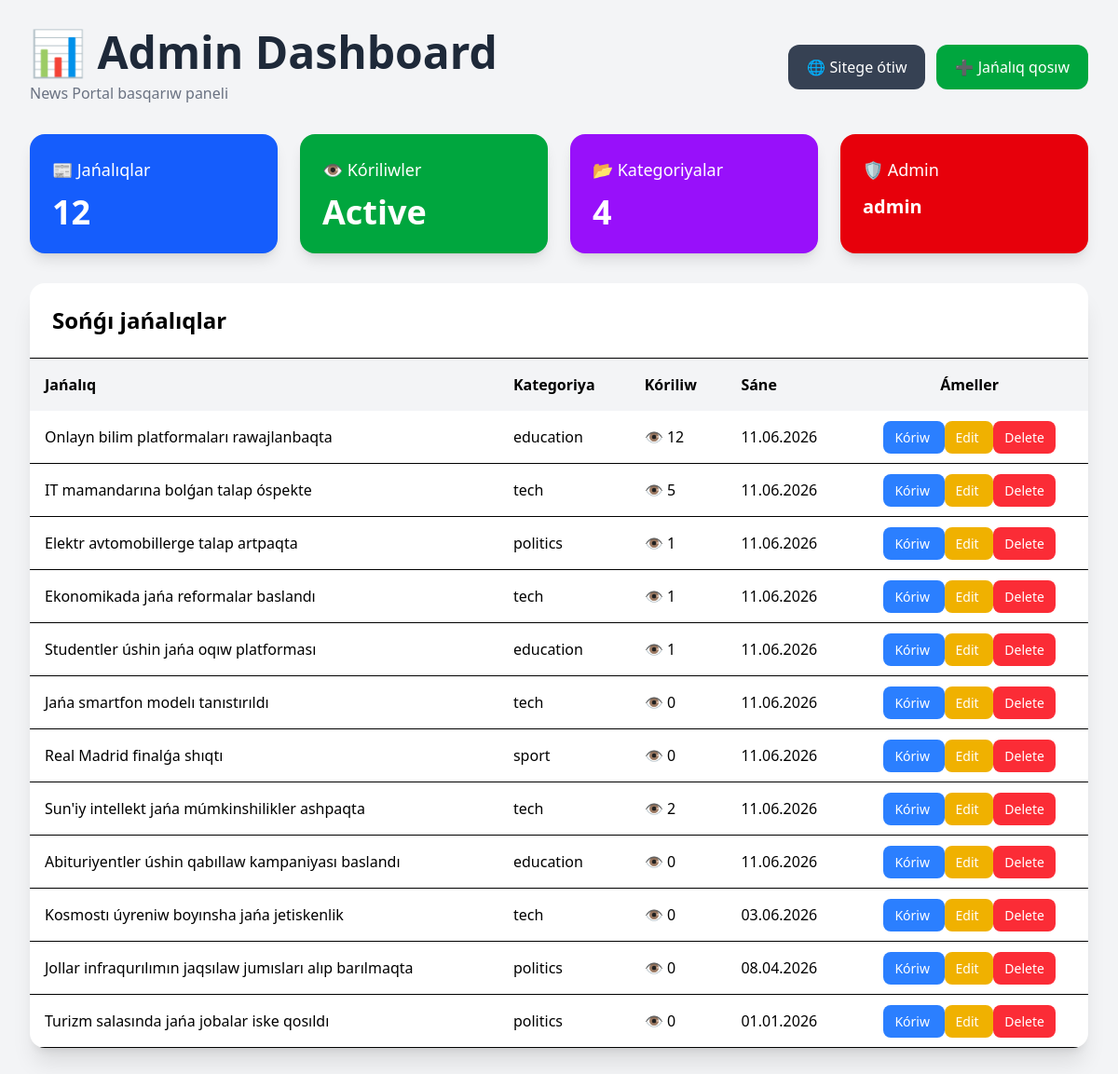
Before: /dashboard/ (signed in) with the older database file.
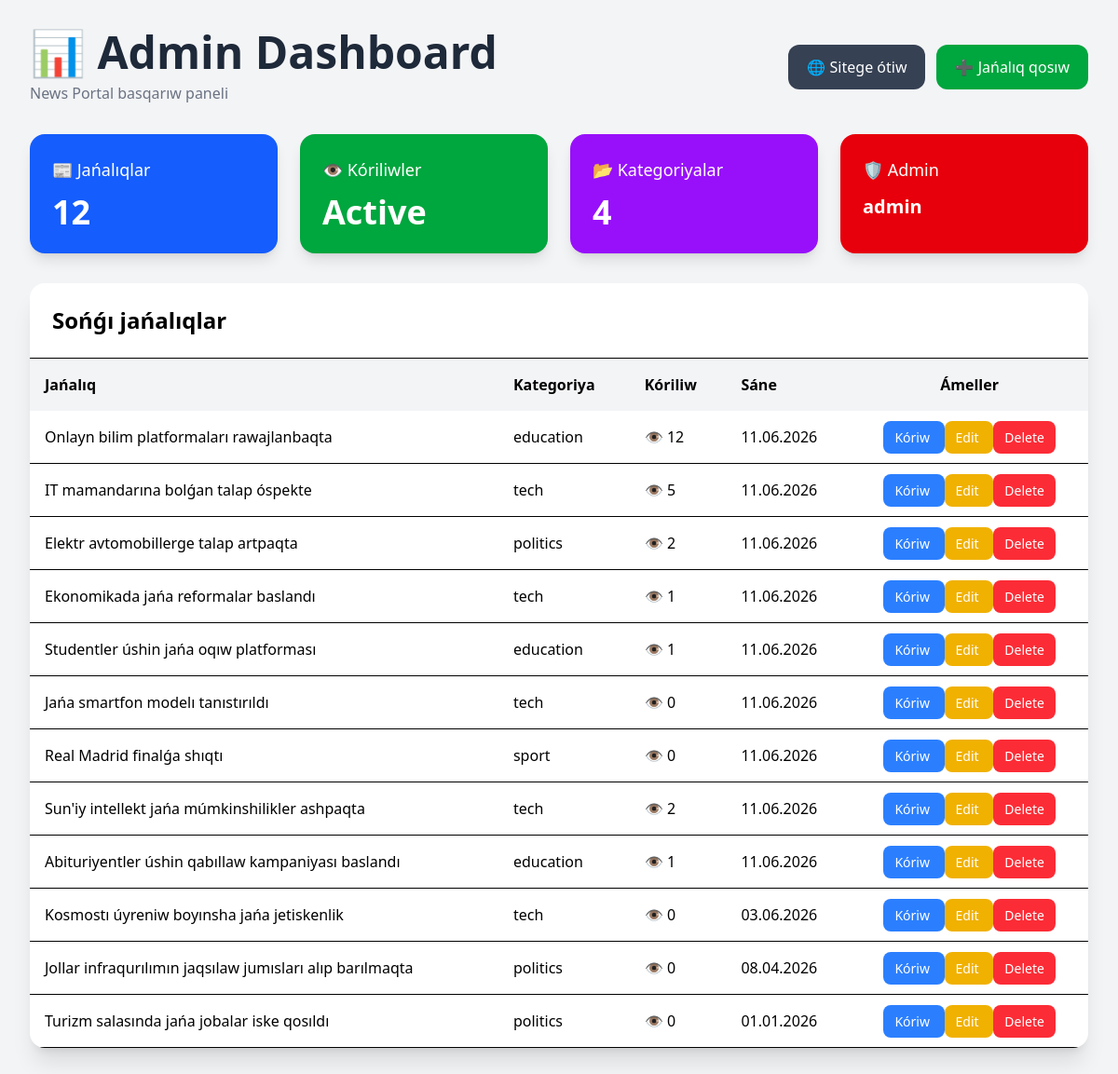
After: the same page with the newer database file.
### news/models.py (models this page shows, shortened)
class News(models.Model):
    CATEGORY_CHOICES = [
        ('sport', 'Sport'),
        ('tech', 'Texnologiya'),
        ('politics', 'Siyasat'),
        ('education', 'Bilim'),
    ]
    title = models.CharField(max_length=200)
    image = models.ImageField(
        upload_to='news/',
        null=True,
        blank=True
    )
    author = models.CharField(max_length=100, default="Admin")
    category = models.CharField(
        max_length=20,
        choices=CATEGORY_CHOICES,
        default='tech'
    )
    content = models.TextField()
    views = models.PositiveIntegerField(default=0)
    created_at = models.DateTimeField(auto_now_add=True)
    updated_at = models.DateTimeField(auto_now=True)

### news/views.py (the view)
# urls.py: path('dashboard/', views.dashboard, name='dashboard'),
@staff_member_required
def dashboard(request):
    news = News.objects.all().order_by('-created_at')
    return render(request, 'dashboard.html', {
        'news': news
    })

### news/templates/dashboard.html (shortened to what this page needs)
<!DOCTYPE html>
<html lang="en">
<head>
    <script src="https://cdn.jsdelivr.net/npm/@tailwindcss/browser@4"></script>
</head>
<body class="bg-gray-100">
<div class="max-w-7xl mx-auto p-8">
    <div class="flex justify-between items-center mb-8">
        <div>
            <h1 class="text-5xl font-bold text-gray-800">
                📊 Admin Dashboard
            </h1>
            <p class="text-gray-500 mt-2">
                News Portal basqarıw paneli
            </p>
        </div>
        <div class="flex gap-3">
            <a href="/"
               class="bg-gray-700 text-white px-5 py-3 rounded-xl hover:bg-gray-900">
                🌐 Sitege ótiw
            </a>
            <a href="{% url 'news_create' %}"
               class="bg-green-600 text-white px-5 py-3 rounded-xl hover:bg-green-700">
                ➕ Jańalıq qosıw
            </a>
        </div>
    </div>
    <div class="grid md:grid-cols-4 gap-6 mb-8">
        <div class="bg-blue-600 text-white p-6 rounded-2xl shadow-lg">
            <h3 class="text-lg">📰 Jańalıqlar</h3>
            <p class="text-4xl font-bold mt-3">
                {{ news.count }}
            </p>
        </div>
        <div class="bg-green-600 text-white p-6 rounded-2xl shadow-lg">
            <h3 class="text-lg">👁️ Kóriliwler</h3>
            <p class="text-4xl font-bold mt-3">
                Active
            </p>
        </div>
        <div class="bg-purple-600 text-white p-6 rounded-2xl shadow-lg">
            <h3 class="text-lg">📂 Kategoriyalar</h3>
            <p class="text-4xl font-bold mt-3">
                4
            </p>
        </div>
        <div class="bg-red-600 text-white p-6 rounded-2xl shadow-lg">
            <h3 class="text-lg">🛡 Admin</h3>
            <p class="text-xl font-bold mt-3">
                {{ user.username }}
            </p>
        </div>
    </div>
    <div class="bg-white rounded-2xl shadow-xl overflow-hidden">
        <div class="flex justify-between items-center p-6 border-b">
            <h2 class="text-2xl font-bold">
                Sońǵı jańalıqlar
            </h2>
        </div>
        <table class="w-full">
            <thead class="bg-gray-100">
                <tr>
                    <th class="text-left py-4 px-4">Jańalıq</th>
                    <th class="text-left py-4 px-4">Kategoriya</th>
                    <th class="text-left py-4 px-4">Kóriliw</th>
                    <th class="text-left py-4 px-4">Sáne</th>
                    <th class="text-center py-4 px-4">Ámeller</th>
                </tr>
            </thead>
            <tbody>
                {% for item in news %}
                <tr class="border-b hover:bg-gray-50 transition">
                    <td class="py-4 px-4 font-medium">
                        {{ item.title }}
                    </td>
                    <td class="px-4">
                        {{ item.category }}
                    </td>
                    <td class="px-4">
                        👁️ {{ item.views }}
                    </td>
                    <td class="px-4">
                        {{ item.created_at|date:"d.m.Y" }}
                    </td>
                    <td class="px-4 text-center">
                        <a href="{% url 'news_detail' item.id %}"
                           class="bg-blue-500 text-white px-3 py-2 rounded-lg text-sm">
                            Kóriw
                        </a>
                        <a href="{% url 'news_edit' item.id %}"
                           class="bg-yellow-500 text-white px-3 py-2 rounded-lg text-sm">
                            Edit
                        </a>
                        <a href="{% url 'news_delete' item.id %}"
                           class="bg-red-500 text-white px-3 py-2 rounded-lg text-sm">
                            Delete
                        </a>
                    </td>
                </tr>
                {% endfor %}
            </tbody>
        </table>
    </div>
</div>
</body>
</html>

Changed rows visible on the page:
changed News "Elektr avtomobillerge talap artpaqta": views "1" → "2"
changed News "Abituriyentler úshin qabıllaw kampaniyası baslandı": views "0" → "1"
